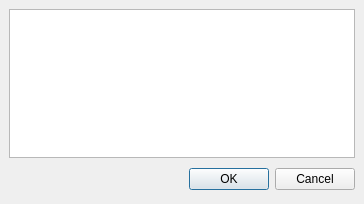
<ui version="4.0" >
 <class>SnippetVariableSubstBase</class>
 <widget class="QDialog" name="SnippetVariableSubstBase" >
  <property name="geometry" >
   <rect>
    <x>0</x>
    <y>0</y>
    <width>364</width>
    <height>204</height>
   </rect>
  </property>
  <property name="windowTitle" >
   <string>Variable Substitution</string>
  </property>
  <layout class="QGridLayout" >
   <property name="margin" >
    <number>9</number>
   </property>
   <property name="spacing" >
    <number>6</number>
   </property>
   <item row="0" column="0" >
    <widget class="QTableView" name="tableView" />
   </item>
   <item row="1" column="0" >
    <layout class="QHBoxLayout" >
     <property name="margin" >
      <number>0</number>
     </property>
     <property name="spacing" >
      <number>6</number>
     </property>
     <item>
      <spacer>
       <property name="orientation" >
        <enum>Qt::Horizontal</enum>
       </property>
       <property name="sizeHint" >
        <size>
         <width>131</width>
         <height>31</height>
        </size>
       </property>
      </spacer>
     </item>
     <item>
      <widget class="QPushButton" name="okButton" >
       <property name="text" >
        <string>OK</string>
       </property>
      </widget>
     </item>
     <item>
      <widget class="QPushButton" name="cancelButton" >
       <property name="text" >
        <string>Cancel</string>
       </property>
      </widget>
     </item>
    </layout>
   </item>
  </layout>
 </widget>
 <resources/>
 <connections>
  <connection>
   <sender>okButton</sender>
   <signal>clicked()</signal>
   <receiver>SnippetVariableSubstBase</receiver>
   <slot>accept()</slot>
   <hints>
    <hint type="sourcelabel" >
     <x>278</x>
     <y>253</y>
    </hint>
    <hint type="destinationlabel" >
     <x>96</x>
     <y>254</y>
    </hint>
   </hints>
  </connection>
  <connection>
   <sender>cancelButton</sender>
   <signal>clicked()</signal>
   <receiver>SnippetVariableSubstBase</receiver>
   <slot>reject()</slot>
   <hints>
    <hint type="sourcelabel" >
     <x>369</x>
     <y>253</y>
    </hint>
    <hint type="destinationlabel" >
     <x>179</x>
     <y>282</y>
    </hint>
   </hints>
  </connection>
 </connections>
</ui>
